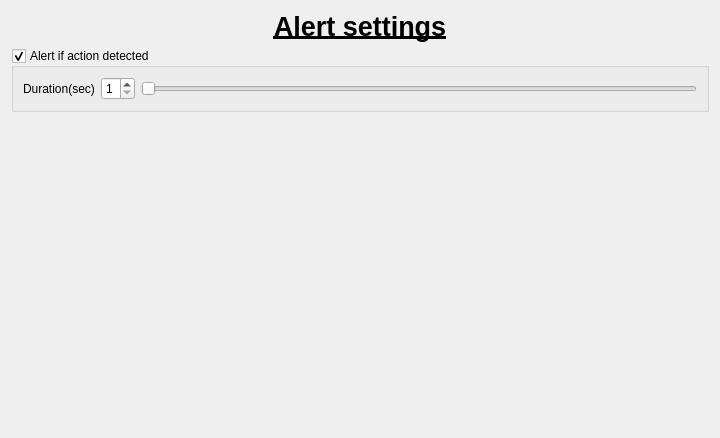
<?xml version="1.0" encoding="UTF-8"?>
<ui version="4.0">
 <class>widget_action_classify_alert</class>
 <widget class="QWidget" name="widget_action_classify_alert">
  <property name="geometry">
   <rect>
    <x>0</x>
    <y>0</y>
    <width>720</width>
    <height>438</height>
   </rect>
  </property>
  <property name="windowTitle">
   <string>Form</string>
  </property>
  <layout class="QVBoxLayout" name="verticalLayout">
   <item>
    <widget class="QLabel" name="labelTitle">
     <property name="font">
      <font>
       <pointsize>20</pointsize>
       <bold>true</bold>
       <underline>true</underline>
      </font>
     </property>
     <property name="autoFillBackground">
      <bool>false</bool>
     </property>
     <property name="text">
      <string>Alert settings</string>
     </property>
     <property name="scaledContents">
      <bool>false</bool>
     </property>
     <property name="alignment">
      <set>Qt::AlignCenter</set>
     </property>
    </widget>
   </item>
   <item>
    <widget class="QGroupBox" name="groupBoxAlertIfActionDetected">
     <property name="title">
      <string>Alert if action detected</string>
     </property>
     <property name="checkable">
      <bool>true</bool>
     </property>
     <layout class="QGridLayout" name="gridLayout">
      <item row="0" column="0">
       <widget class="QLabel" name="labelDuration">
        <property name="text">
         <string>Duration(sec)</string>
        </property>
       </widget>
      </item>
      <item row="0" column="1">
       <widget class="QSpinBox" name="spinBoxAlertIfActionDetectDuration">
        <property name="minimum">
         <number>1</number>
        </property>
        <property name="maximum">
         <number>5</number>
        </property>
        <property name="value">
         <number>1</number>
        </property>
       </widget>
      </item>
      <item row="0" column="2">
       <widget class="QSlider" name="horizontalSliderAlertIfActionDetectDuration">
        <property name="minimum">
         <number>1</number>
        </property>
        <property name="maximum">
         <number>5</number>
        </property>
        <property name="value">
         <number>1</number>
        </property>
        <property name="orientation">
         <enum>Qt::Horizontal</enum>
        </property>
       </widget>
      </item>
     </layout>
    </widget>
   </item>
   <item>
    <spacer name="verticalSpacer">
     <property name="orientation">
      <enum>Qt::Vertical</enum>
     </property>
     <property name="sizeHint" stdset="0">
      <size>
       <width>20</width>
       <height>311</height>
      </size>
     </property>
    </spacer>
   </item>
  </layout>
 </widget>
 <resources/>
 <connections>
  <connection>
   <sender>spinBoxAlertIfActionDetectDuration</sender>
   <signal>valueChanged(int)</signal>
   <receiver>horizontalSliderAlertIfActionDetectDuration</receiver>
   <slot>setValue(int)</slot>
   <hints>
    <hint type="sourcelabel">
     <x>152</x>
     <y>109</y>
    </hint>
    <hint type="destinationlabel">
     <x>201</x>
     <y>109</y>
    </hint>
   </hints>
  </connection>
  <connection>
   <sender>horizontalSliderAlertIfActionDetectDuration</sender>
   <signal>valueChanged(int)</signal>
   <receiver>spinBoxAlertIfActionDetectDuration</receiver>
   <slot>setValue(int)</slot>
   <hints>
    <hint type="sourcelabel">
     <x>177</x>
     <y>98</y>
    </hint>
    <hint type="destinationlabel">
     <x>151</x>
     <y>100</y>
    </hint>
   </hints>
  </connection>
 </connections>
</ui>
